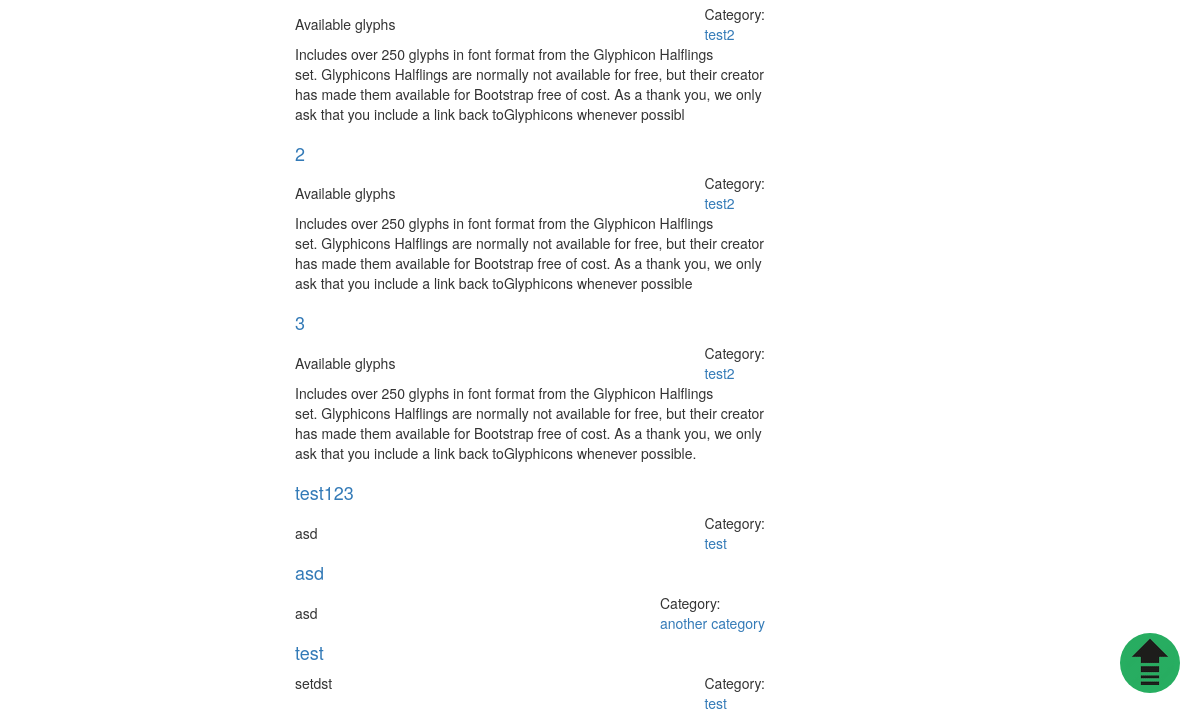
/dashboard/my-posts/ (signed in, lower part), run on an earlier commit of the app's database.
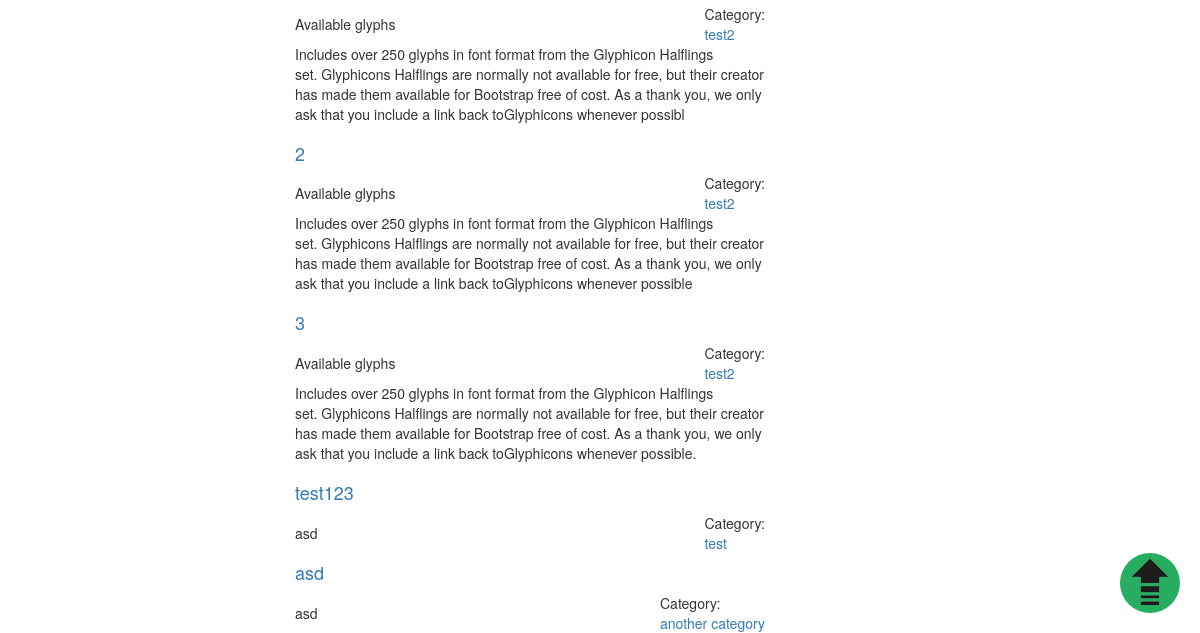
And on a later commit of the database.
### blog/models.py (models this page shows, shortened)
class Post(models.Model):
    index_together = [
    ["title", "description", "post_thumbnail", "author", "category",
     "url", "published", "status"],
    ]
    title = models.CharField(max_length=150)
    description = models.CharField(max_length=150)
    text = models.TextField()
    today = datetime.date.today()
    post_image = models.ImageField(upload_to =
                        str(today.year)+'/'
                        +str(today.month)+'/'+str(today.day)+'/', blank=True)
    post_image.short_description = 'Image'
    post_thumbnail = ImageSpecField(source='post_image',
                                processors=[ResizeToFit(640, 480)],
                                format='JPEG',
                                options={'quality': 85})
    def get_image(self):
        return mark_safe('<img src="%s" class ="img-responsive center-block"/>'\
                         % (self.post_thumbnail.url))
    get_image.short_description = 'Thumbnail'
    created = models.DateTimeField(auto_now_add=True)
    edited = models.DateTimeField(auto_now=True)
    published = models.DateTimeField(default=timezone.now)
    author = models.ForeignKey(settings.AUTH_USER_MODEL,
                               default = 1,
                               on_delete=models.SET_DEFAULT) ###
    category = models.ForeignKey('Category')
    tags = models.ManyToManyField('Tag',
                                        related_name='posts',
                                        related_query_name='tag',
                                        blank=True, null= True)
    url = models.SlugField(blank=True)
    STATUS = (
                ("D", "Draft"),
                ("P","Published"),
    )
    status = models.CharField(max_length=1, choices=STATUS, default="D")
    ordering = ('-published',)
    def get_absolute_url(self):
        cat_url = slugify(self.category)
        post_url = slugify(self.title)
        return "/%s/%s-%i/" % (cat_url, self.url, self.id)

class Category(models.Model):
    index_together = [
    ["id","name", "order", "slug"],
    ]
    name = models.CharField(max_length=30, unique=True)
    description = models.TextField(max_length=250)
    slug = models.SlugField("URL",blank=True, max_length=150)
    order = models.SmallIntegerField(blank=True, default=1)
    def __str__(self):
        return self.name

### blog/views.py (the view)
# urls.py: url(r'^dashboard/my-posts/$', views.my_posts, name='my_posts'),
@login_required
def my_posts(request):
    posts = Post.objects.filter(author=request.user.id)
    return render(request, 'dash-my-posts.html', {'posts':posts,
                                              'cat_list': cat_list})

### blog/authentication.py (called while the page is built)
    def get_user(self, user_id):
        try:
            return User.objects.get(pk=user_id)
        except User.DoesNotExist:
            return None

### blog/models.py (called while the page is built)
    def get_avatar(self):
        return mark_safe('<img src="%s" class ="img-responsive"/>'\
                         % (self.avatar.url))

### templates/dash-my-posts.html (shortened to what this page needs)
{% extends "dashboard.html" %}
{% load imagekit %}
{% block content %}
<div class="container-fluid">
{% if posts %}
    {% for post in posts %}
    <div class="row">
    <div class="col-md-4">
    </div>
      <div class="col-md-8">
       <a href="{{ post.get_absolute_url }}" >
         <h4 class="post-title-dash text-center">{{ post.title }} </h4></a>
         <div class="pull-right">Category:
           <a href="
           {% url 'category' category=post.category|slugify %}">
           {{post.category}}</a>
         </div>
            <p class="post-description">{% autoescape off %}
              {{ post.description }}{% endautoescape %}</p>
         </div>
         </div>
    {% endfor %}
{% else %}
<p>
  No posts yet!
</p>
{% endif %}
</div>
{% endblock %}

What changed in the data, as far as the page shows it:
removed Post: title "test", category "test", description "setdst"
